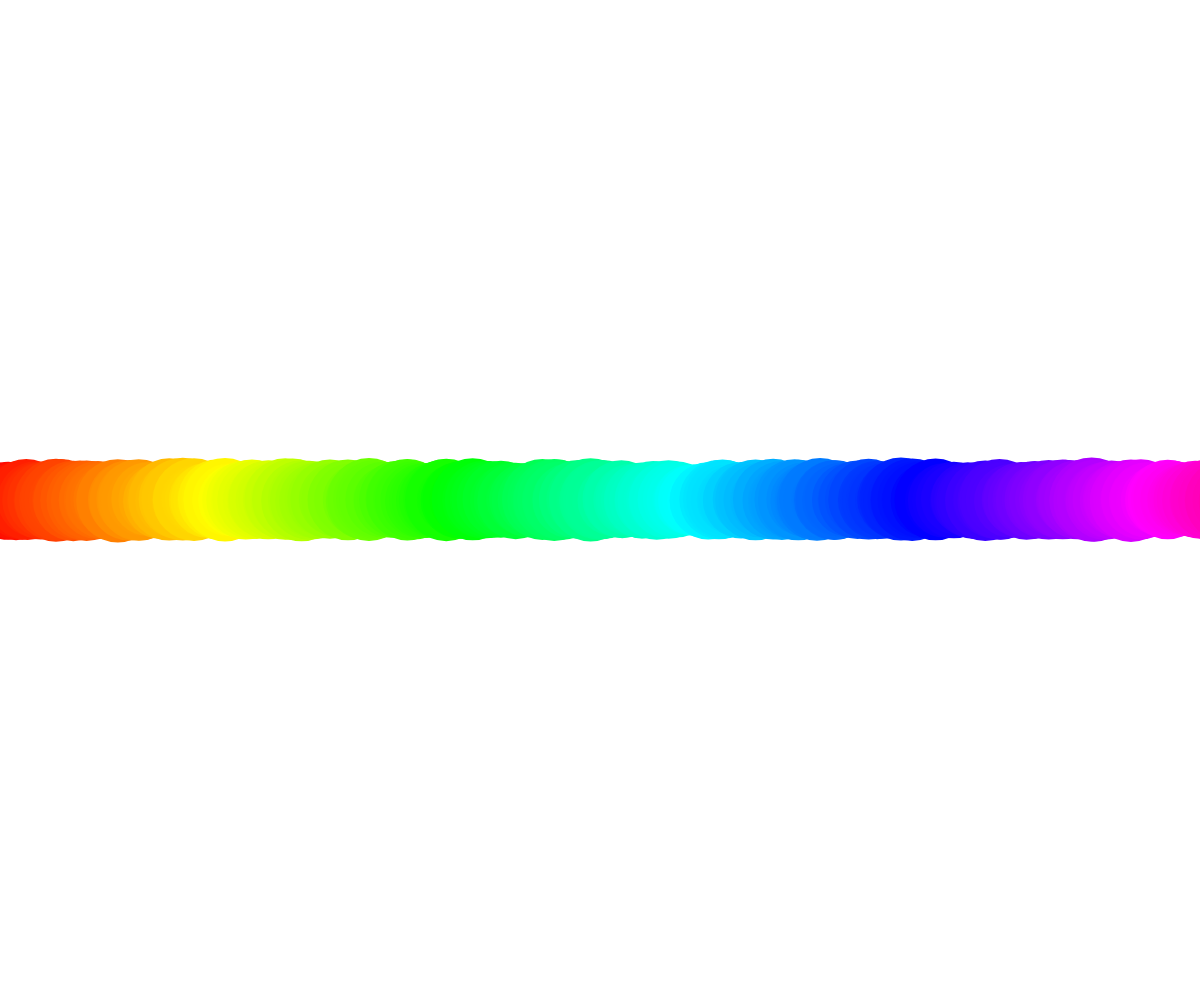
Frame 1 (no input)
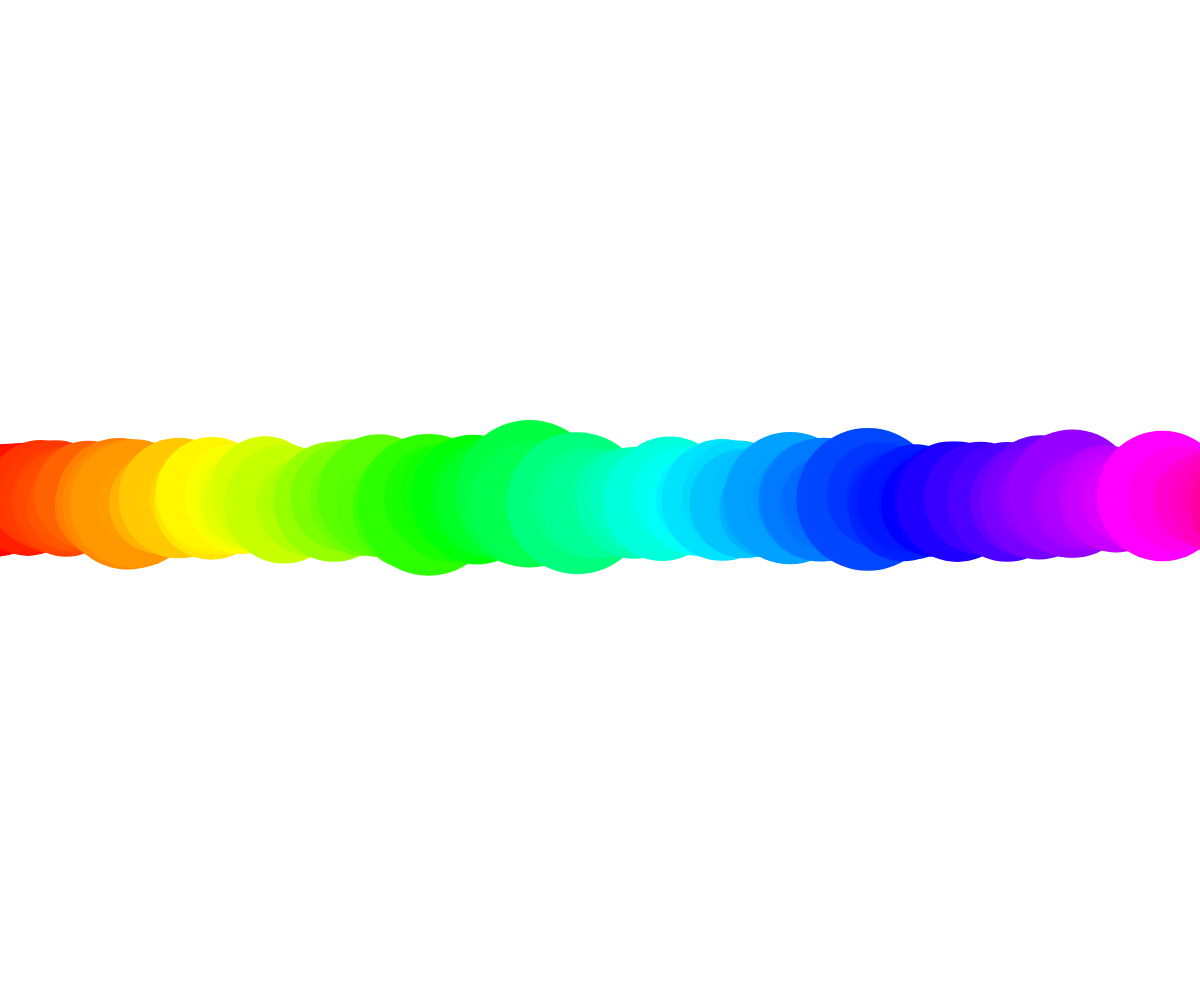
Frame 60 (no input)
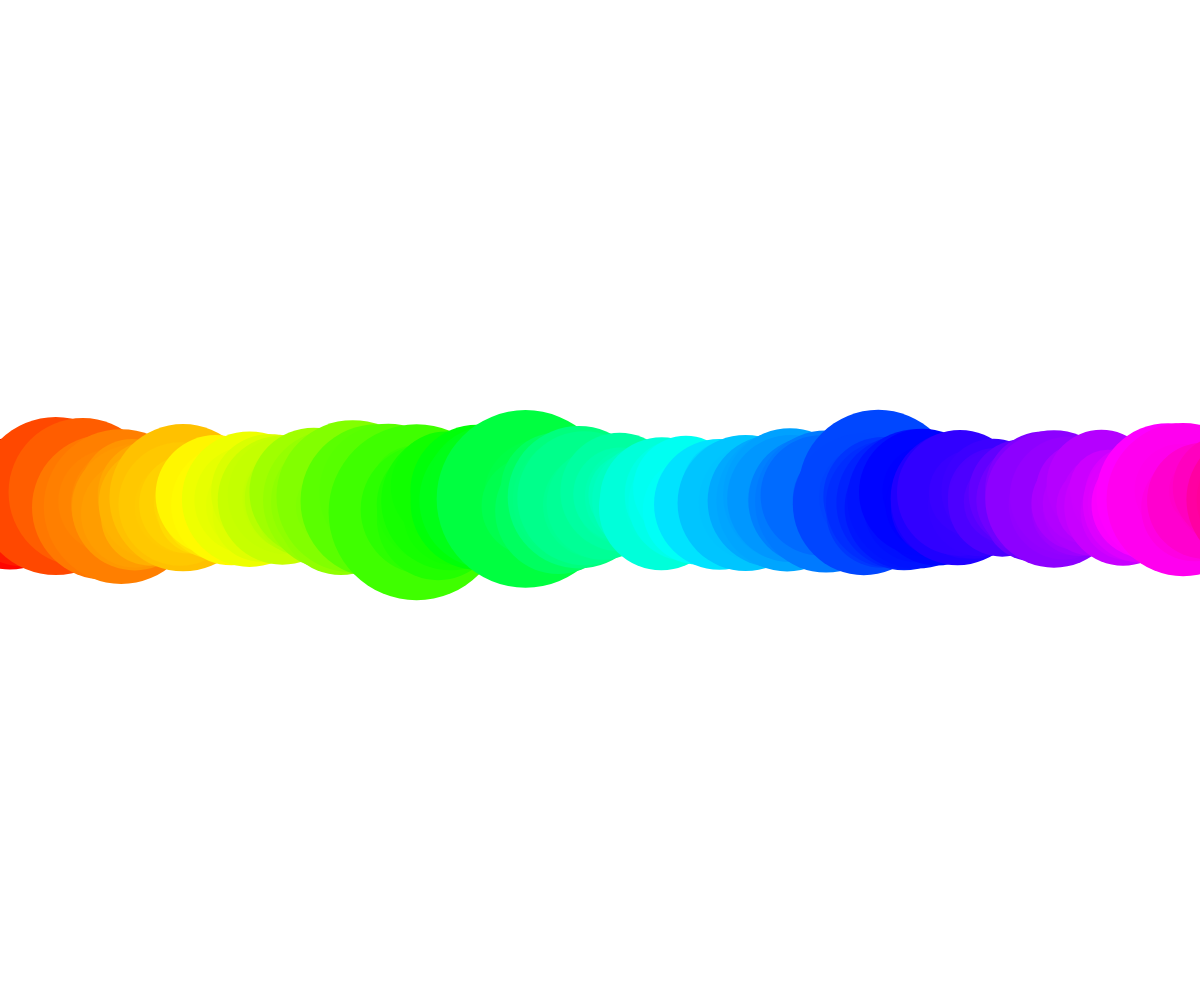
Frame 120 (the mouse pressed at the canvas centre since frame 60)

The p5.js sketch that drew these frames (run headless with seeded random() and noise() and a simulated clock; from frame 60 on, the mouse is pressed at the canvas centre):

// p5.js sketch
// ── sketch.js
let cats = [];

function setup() {
	createCanvas(windowWidth, windowHeight);
	
	colorMode(HSB);
	noStroke();
	
	for (let i = 0; i < 1400; i = i + 1) {
		let hue = i / 1400 * 360;
		cats[i] = new Cat(i, height/2, hue);
	}
}

function draw() {
	background(255);
	
	for (let i = 0; i < cats.length; i = i + 1) {
		cats[i].update();
	}
}

// A class defines a potential object (a "blueprint" of an object).
// In the start function above we actually create a bunch of objects that have all
// of the variables and function defined in the class definition below.
// NOTE: The "constructor" function is where we define all of the variable that 
// will live in an "instantiated" object of the class "Cat". 
class Cat {
	constructor(initialX, initialY, h) {
		// This is where we create variables that live within the objects of type Cat
		this.x = initialX;
		this.y = initialY;
		
		this.hue = h;
		
		this.size = random(50, 80);
		
		this.velX = random(-1, 1);
		this.velY = random(-1, 1);
	}
	
	// Btw, in JavaScript you don't write the word "function" in front of function 
	// definitions within class definitions.
	update() {
		this.velX = random(-1, 1);
		this.velY = random(-1, 1);
		
		this.x = this.x + this.velX;
		this.y = this.y + this.velY;

		this.size = this.size + random(-5, 5);
		
		fill(this.hue, 100, 100);
		ellipse(this.x, this.y, this.size);
	}
}
